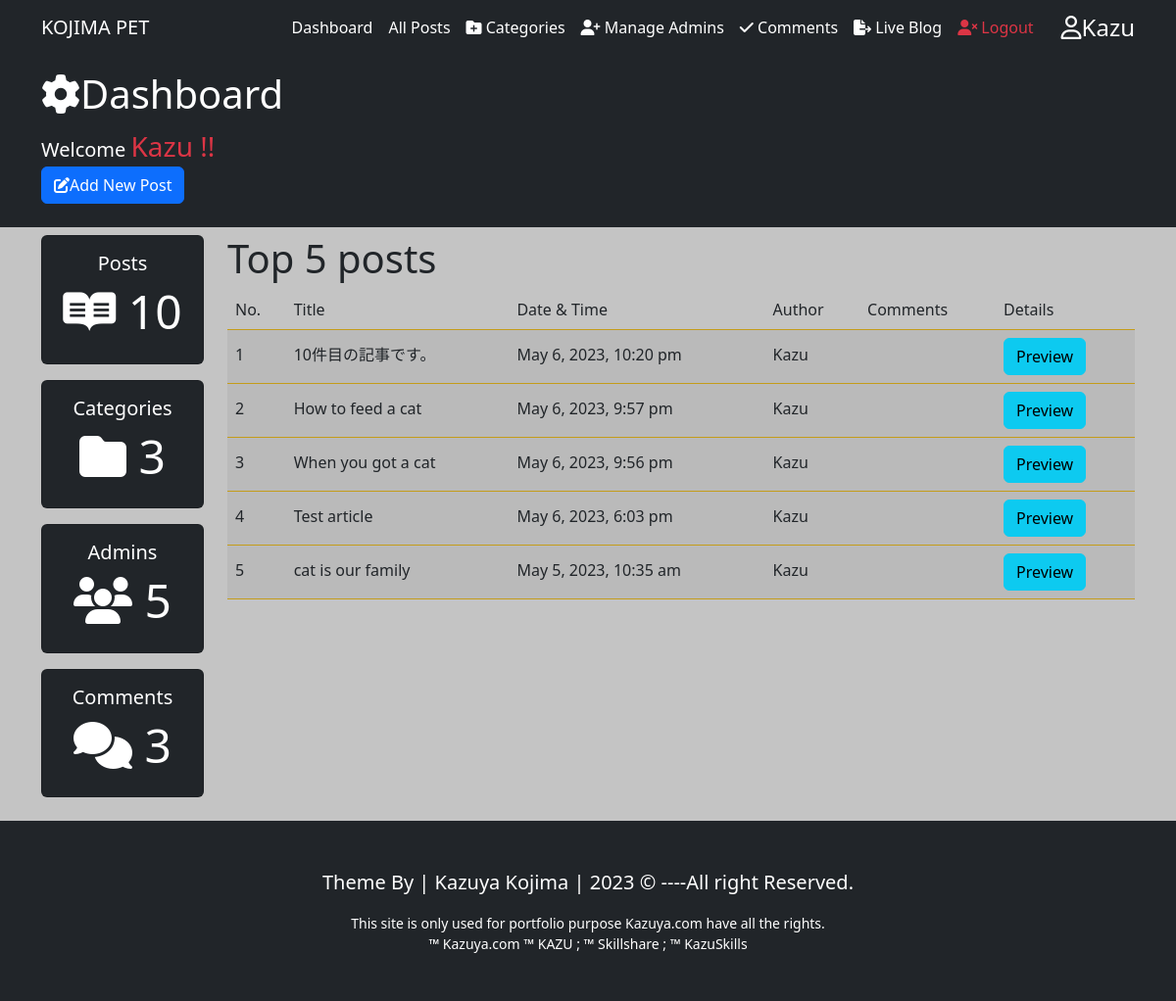
/Dashboard.php (signed in), run on the app's committed database.
### tables this page shows
CREATE TABLE `posts` (
  `id` int(10) NOT NULL,
  `datetime` varchar(50) NOT NULL,
  `title` varchar(300) NOT NULL,
  `category` varchar(50) NOT NULL,
  `author` varchar(50) NOT NULL,
  `image` varchar(50) NOT NULL,
  `post` varchar(1000) NOT NULL
);

### Dashboard.php (the view, shortened to what this page needs)
<?php
include('./templates/AdminHeader.php');
?>
<?php
$Admin = $_SESSION["UserName"];?>
<div class="bg-dark text-white py-3">
  <div class="container">
    <div class="row">
      <h1 class="col-8 md-col-6 sm-col-4"><i class="fas fa-cog"></i>Dashboard</h1>
      <span class="fs-5">Welcome
        <span class="text-danger fs-3">
            <?php echo htmlentities($Admin); ?> !!
          </span>
      </span>
      <div class="col-lg-3 mb-2">
        <a href="AddNewPost.php" class="btn btn-primary btn-block">
          <i class="fas fa-edit"></i>Add New Post
        </a>
      </div>
    </div>
  </div>
</div>
<section class="container py-2 mb-r">
  <div class="row">
    <div class="col-lg-2 d-none d-md-block">
      <div class="card text-center bg-dark text-white mb-3">
        <div class="card-body">
          <h1 class="lead">Posts</h1>
          <h4 class="display-5">
            <i class="fab fa-readme"></i>
            <?php
            $sql = "select COUNT(*) from posts";
            $stmt = $ConnectingDB->query($sql);
            $TotalRows = $stmt->fetch();
            $TotalPosts = array_shift($TotalRows);
            echo $TotalPosts;
            ?>
          </h4>
        </div>
      </div>
      <div class="card text-center bg-dark text-white mb-3">
        <div class="card-body">
          <h1 class="lead">Categories</h1>
          <h4 class="display-5">
            <i class="fas fa-folder"></i>
            <?php
            global $ConnectingDB;
            $sql = "select COUNT(*) from category";
            $stmt = $ConnectingDB->query($sql);
            $TotalRows = $stmt->fetch();
            $TotalCategories = array_shift($TotalRows);
            echo $TotalCategories;
            ?>
          </h4>
        </div>
      </div>
      <div class="card text-center bg-dark text-white mb-3">
        <div class="card-body">
          <h1 class="lead">Admins</h1>
          <h4 class="display-5">
            <i class="fas fa-users"></i>
            <?php
            $sql = "select COUNT(*) from admins";
            $stmt = $ConnectingDB->query($sql);
            $TotalRows = $stmt->fetch();
            $TotalAdmins = array_shift($TotalRows);
            echo $TotalAdmins;
            ?>
          </h4>
        </div>
      </div>
      <div class="card text-center bg-dark text-white mb-3">
        <div class="card-body">
          <h1 class="lead">Comments</h1>
          <h4 class="display-5">
            <i class="fas fa-comments"></i>
            <?php
            $sql = "select COUNT(*) from comments";
            $stmt = $ConnectingDB->query($sql);
            $TotalRows = $stmt->fetch();
            $TotalComments = array_shift($TotalRows);
            echo $TotalComments;
            ?>
          </h4>
        </div>
      </div>
    </div>
    <div class="col-lg-10">
      <h1>Top 5 posts</h1>
      <table class="table table-striped table-hover">
        <thead class="thead-dark">
          <tr>
            <th>No.</th>
            <th>Title</th>
            <th>Date & Time</th>
            <th>Author</th>
            <th>Comments</th>
            <th>Details</th>
          </tr>
        </thead>
        <?php
        $SrNo = 0;
        $sql = "select * from posts ORDER BY id desc LIMIT 0, 5";
        $stmt = $ConnectingDB->query($sql);
        while ($DataRows = $stmt->fetch()) :
          $PostId = $DataRows['id'];
          $DateTime = $DataRows['datetime'];
          $Title = $DataRows['title'];
          $Author = $DataRows['author'];
          $SrNo++;
        ?>
          <tbody>
            <tr>
              <td><?php echo htmlspecialchars($SrNo, ENT_QUOTES); ?></td>
              <td><?php echo htmlspecialchars($Title,ENT_QUOTES); ?></td>
              <td><?php echo htmlspecialchars($DateTime,ENT_QUOTES); ?></td>
              <td><?php echo htmlspecialchars($Author,ENT_QUOTES); ?></td>
              <td>
                <span class="badge badge-success">
                </span>
                <span class="badge text-danger">
                </span>
              </td>
              <td>
                <a href="FullPost.php?id=<?php echo htmlspecialchars($PostId, ENT_QUOTES); ?>">
                  <span class="btn btn-info">Preview</span>
                </a>
              </td>
            </tr>
          </tbody>
        <?php endwhile; ?>
      </table>
    </div>
  </div>
</section>
<?php
include('./templates/Footer.php');
?>

### data on the page
posts: title "10件目の記事です。", datetime "May 6, 2023, 10:20 pm", author "Kazu"
posts: title "How to feed a cat", datetime "May 6, 2023, 9:57 pm", author "Kazu"
posts: title "When you got a cat", datetime "May 6, 2023, 9:56 pm", author "Kazu"
posts: title "Test article", datetime "May 6, 2023, 6:03 pm", author "Kazu"
posts: title "cat is our family", datetime "May 5, 2023, 10:35 am", author "Kazu"

### other printed values
$Admin "Kazu"
$TotalPosts "10"
$TotalCategories "3"
$TotalAdmins "5"
$TotalComments "3"
